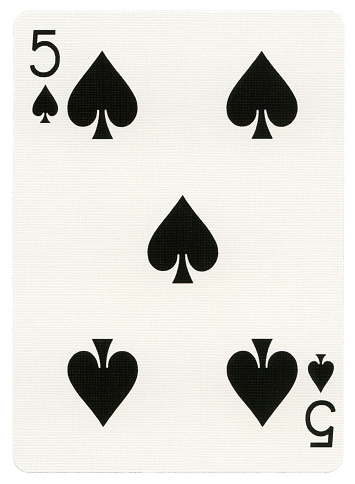
#> input picture TEMP/Project 4/extra/I10.jpg, 355 x 484 px
$ python -i try1.py   (imports and definitions only)
#> lines starting #> are read from the running program, lines starting #| are printed output that depends on the picture; after the words box and inside, x2 and y2 are one past the last pixel; in counts of white or black regions, pixels touching at a corner belong together
import cv2
import numpy as np
import matplotlib.pyplot as plt

def load_and_preprocess_image(image_path):
    # Load image
    image = cv2.imread(image_path)
    if image is None:
        raise FileNotFoundError(f"Image not found at {image_path}")
    # Resize for consistency
    scale_percent = 800 / image.shape[1]
    image = cv2.resize(image, None, fx=scale_percent, fy=scale_percent, interpolation=cv2.INTER_AREA)
    # Convert to grayscale and blur
    gray = cv2.cvtColor(image, cv2.COLOR_BGR2GRAY)
    blurred = cv2.GaussianBlur(gray, (5, 5), 0)
    # Edge detection
    edges = cv2.Canny(blurred, 50, 150)
    return image, edges

def find_card_contour(edges):
    contours, _ = cv2.findContours(edges, cv2.RETR_EXTERNAL, cv2.CHAIN_APPROX_SIMPLE)
    if not contours:
        return None
    largest_contour = max(contours, key=cv2.contourArea)
    return largest_contour

# [10 lines left out: function order_points, not called in this run]

def get_warped_image(image, contour):
    peri = cv2.arcLength(contour, True)
    approx = cv2.approxPolyDP(contour, 0.02 * peri, True)
    if len(approx) != 4:
        return None
    rect = order_points(approx.reshape(4, 2))
    (tl, tr, br, bl) = rect
    # Compute the width and height
    widthA = np.hypot(br[0] - bl[0], br[1] - bl[1])
    widthB = np.hypot(tr[0] - tl[0], tr[1] - tl[1])
    maxWidth = int(max(widthA, widthB))
    heightA = np.hypot(tr[0] - br[0], tr[1] - br[1])
    heightB = np.hypot(tl[0] - bl[0], tl[1] - bl[1])
    maxHeight = int(max(heightA, heightB))
    # Destination points
    dst = np.array([[0, 0],
                    [maxWidth - 1, 0],
                    [maxWidth - 1, maxHeight - 1],
                    [0, maxHeight - 1]], dtype="float32")
    # Perspective transform
    M = cv2.getPerspectiveTransform(rect, dst)
    warped = cv2.warpPerspective(image, M, (maxWidth, maxHeight))
    return warped

# [11 lines left out: function preprocess_warped_image, not called in this run]

def connected_components_analysis(binary_image):
    num_labels, labels, stats, centroids = cv2.connectedComponentsWithStats(binary_image, connectivity=8)
    return num_labels, labels, stats, centroids

# [37 lines left out: functions extract_features, recognize_symbol, not called in this run]

def process_image(image_path):
    # Steps 1 and 2
    image, edges = load_and_preprocess_image(image_path)
#> in load_and_preprocess_image, image is the input picture: shape (484, 355, 3); mean B, G, R 213.2, 218.6, 220.2
#> in load_and_preprocess_image, `edges = cv2.Canny(blurred, 50, 150)`:
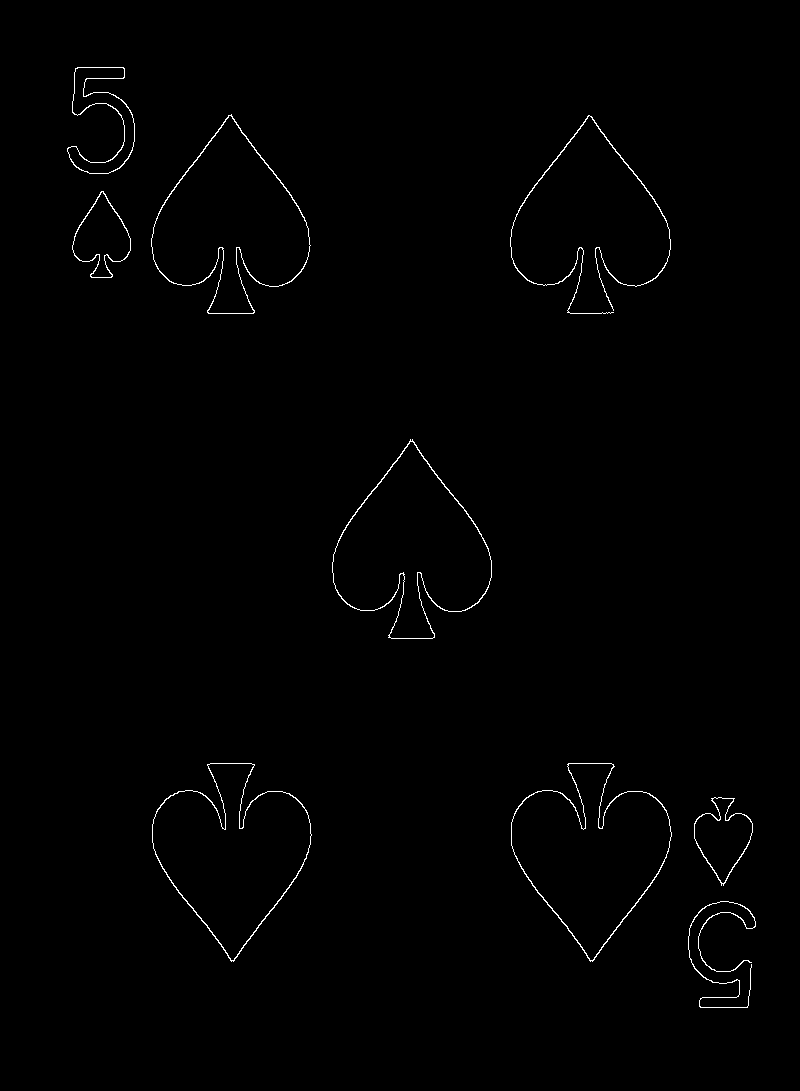
#> edges: shape (1091, 800); 0.71% white in thin lines or dots, all inside (x1, y1, x2, y2) = (67, 67, 756, 1008)
    card_contour = find_card_contour(edges)
#> in find_card_contour, `contours, _ = cv2.findContours(edges, cv2.RETR_EXTERNAL, cv2.CHAIN_APP..`: contours = 9 contours; largest, box (x1, y1, x2, y2) and area: (511, 763, 672, 962) 18447, (332, 439, 492, 639) 18366, (152, 763, 312, 962) 18328, (151, 114, 311, 314) 18276, (694, 797, 753, 886) 2892
#> in find_card_contour, `largest_contour = max(contours, key=cv2.contourArea)`: largest_contour = contour of 315 points, box (x1, y1, x2, y2) (511, 763, 672, 962), area 18447
#> card_contour has the same summary as largest_contour in find_card_contour
    if card_contour is None:
        print("Card contour not found.")
        return
    warped = get_warped_image(image, card_contour)
#> in get_warped_image, `peri = cv2.arcLength(contour, True)`: peri = 770.1
#> in get_warped_image, `approx = cv2.approxPolyDP(contour, 0.02 * peri, True)`: approx = contour of 9 points, box (x1, y1, x2, y2) (511, 763, 672, 962), area 15840
    if warped is None:
        print("Could not warp image.")
        return
    # Step 3
    binary_image = preprocess_warped_image(warped)
    # Step 4
    num_labels, labels, stats, centroids = connected_components_analysis(binary_image)
    # Step 5 and 6
    h, w = warped.shape[:2]
    symbols = []
    for i in range(1, num_labels):  # Skip background
        x, y, w_comp, h_comp, area = stats[i, cv2.CC_STAT_LEFT], stats[i, cv2.CC_STAT_TOP], \
                                     stats[i, cv2.CC_STAT_WIDTH], stats[i, cv2.CC_STAT_HEIGHT], \
                                     stats[i, cv2.CC_STAT_AREA]
        if 100 < area < 1000:  # Adjust thresholds as needed
            symbol_binary = binary_image[y:y+h_comp, x:x+w_comp]
            features = extract_features(symbol_binary)
            symbol_name = recognize_symbol(features)
            symbols.append((symbol_name, (x, y, w_comp, h_comp)))
    # Output recognized symbols
    for symbol_name, (x, y, w_comp, h_comp) in symbols:
        print(f"Recognized Symbol: {symbol_name} at position ({x}, {y})")

# [8 lines left out: function visualize_recognition, not called in this run]

>>> result = process_image('I10.jpg')

$ run again, on TEMP/Project 4/extra/I13.jpg
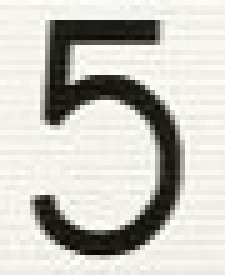
#> input picture TEMP/Project 4/extra/I13.jpg, 45 x 55 px (shown 5 times larger)
#> in load_and_preprocess_image, image is the input picture: shape (55, 45, 3); mean B, G, R 192.6, 197.8, 198.6
#> in load_and_preprocess_image, `image = cv2.resize(image, None, fx=scale_percent, fy=scale_percent, in..`:
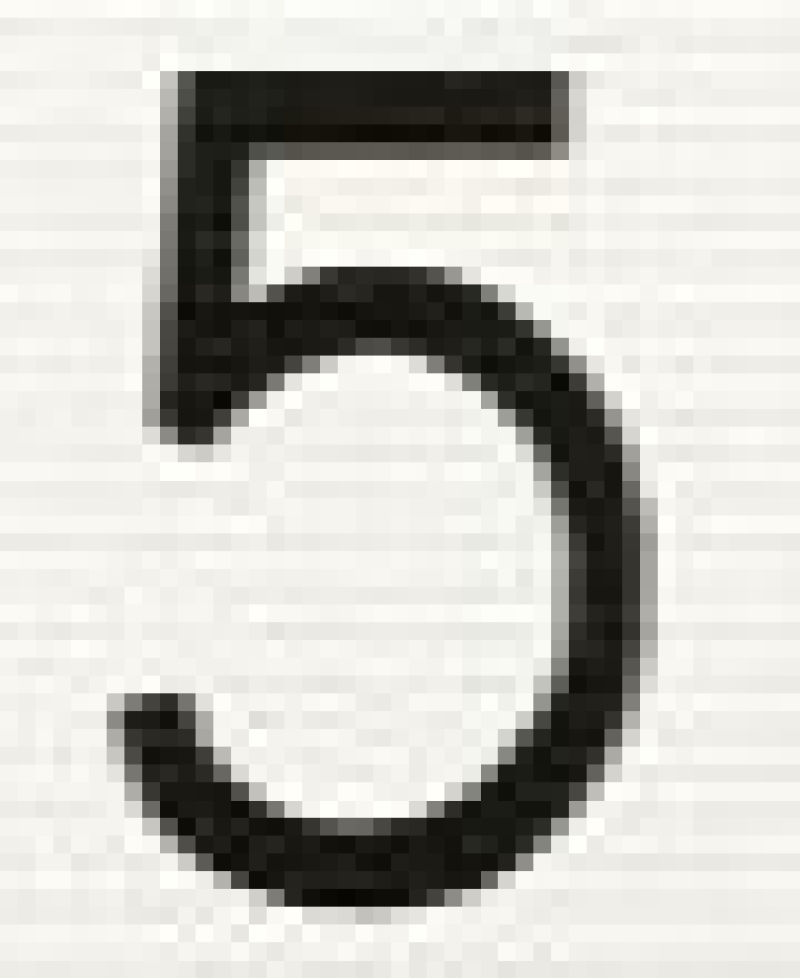
#> image: shape (978, 800, 3); mean B, G, R 192.6, 197.9, 198.6
#> in load_and_preprocess_image, `edges = cv2.Canny(blurred, 50, 150)`:
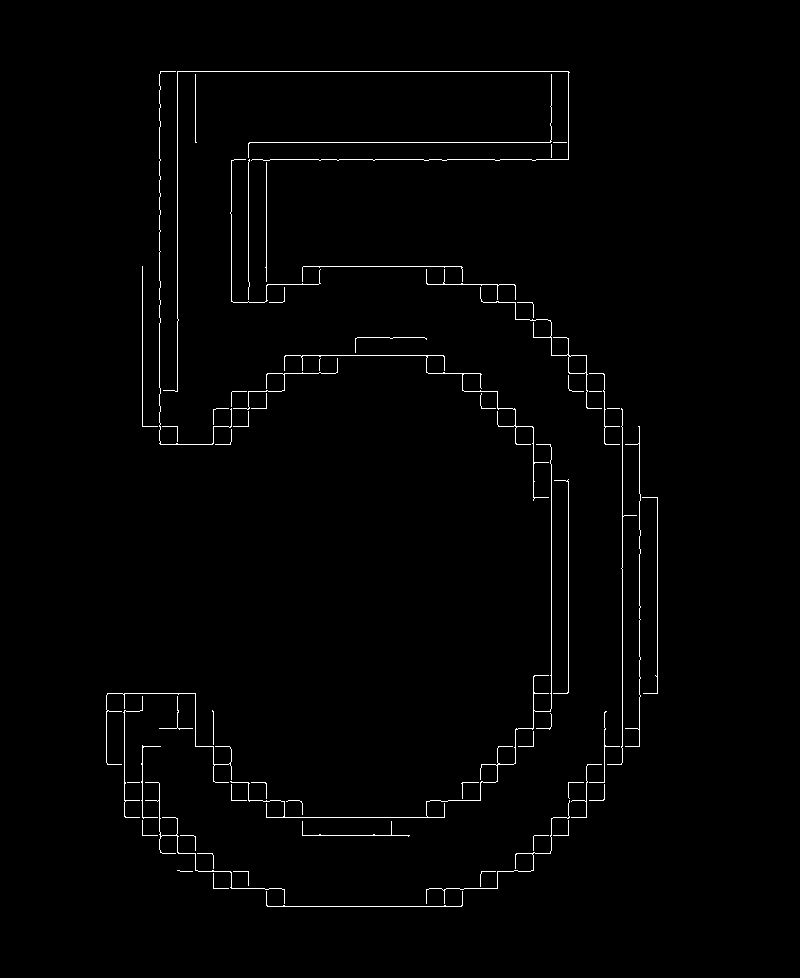
#> edges: shape (978, 800); 1.2% white in thin lines or dots, all inside (x1, y1, x2, y2) = (106, 71, 658, 907)
#> contours = 64 contours, 61 with area under 20; largest, box (x1, y1, x2, y2) and area: (480, 287, 602, 409) 334, (284, 355, 549, 501) 32, (230, 444, 552, 818) 30
#> largest_contour = contour of 93 points, box (x1, y1, x2, y2) (480, 287, 602, 409), area 334
#> card_contour has the same summary as largest_contour in find_card_contour
#> peri = 611
#> approx = contour of 13 points, box (x1, y1, x2, y2) (480, 287, 602, 409), area 824
